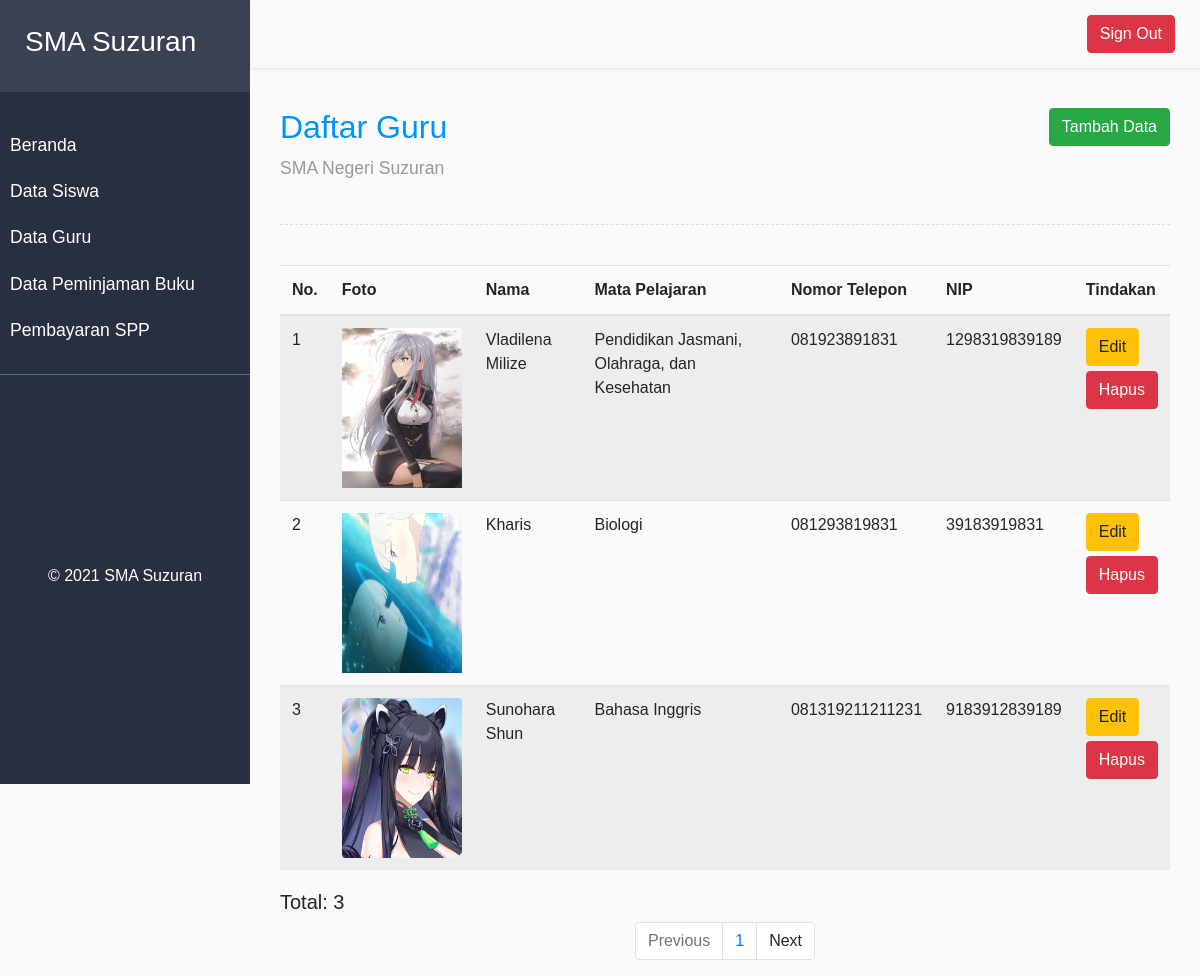
Screenshot of /list-peminjaman.php (signed in) with the database file from the repository.
### tables this page shows
CREATE TABLE `guru` (
  `id_guru` int(11) NOT NULL,
  `fotodiri` varchar(255) NOT NULL,
  `nama` varchar(255) NOT NULL,
  `mata_pelajaran` varchar(100) NOT NULL,
  `jenis_kelamin` varchar(15) NOT NULL,
  `nip` varchar(20) NOT NULL,
  `alamat` varchar(100) NOT NULL,
  `nomor_hp` varchar(15) NOT NULL
);

### list-peminjaman.php (the view, shortened to what this page needs)
<?php
    include("config.php");
?>
<!DOCTYPE html>
<html lang="en">
<head>
    <link rel="stylesheet" href="https://maxcdn.bootstrapcdn.com/bootstrap/4.0.0/css/bootstrap.min.css">
</head>
<body class="nav-md">
    <div class="wrapper">
        <nav id="sidebar">
            <div class="sidebar-header">
                <h3>SMA Suzuran</h3>
            </div>
            <ul class="list-unstyled components">
                <li class="<?php if(basename($_SERVER['SCRIPT_NAME']) == 'dashboard.php'){echo 'active'; }else { echo ''; } ?>">
                    <a href="dashboard.php">Beranda</a>
                </li>
                <li class="<?php if(basename($_SERVER['SCRIPT_NAME']) == 'list-siswa.php'){echo 'active'; }else { echo ''; } ?>">
                    <a href="list-siswa.php">Data Siswa</a>
                </li>
                <li class="<?php if(basename($_SERVER['SCRIPT_NAME']) == 'list-guru.php'){echo 'active'; }else { echo ''; } ?>">
                    <a href="list-guru.php">Data Guru</a>
                </li>
                <li class="<?php if(basename($_SERVER['SCRIPT_NAME']) == 'list-orangtua.php'){echo 'active'; }else { echo ''; } ?>">
                    <a href="list-peminjaman.php">Data Peminjaman Buku</a>
                </li>
                <li class="<?php if(basename($_SERVER['SCRIPT_NAME']) == 'list-pembayaran.php'){echo 'active'; }else { echo ''; } ?>">
                    <a href="list-pembayaran.php">Pembayaran SPP</a>
                </li>
            </ul>
            <ul class="list-unstyled CTAs">
                <h6>© 2021 SMA Suzuran</h6>
            </ul>
        </nav>
        <div id="content">
            <nav class="navbar navbar-expand-lg navbar-light bg-light">
                <div class="container-fluid">
                    <div class="collapse navbar-collapse" id="navbarSupportedContent">
                        <ul class="nav navbar-nav ml-auto">
                            <li class="nav-item active">
                                <a class="btn btn-danger text-white" href="logout.php">Sign Out</a>
                            </li>
                        </ul>
                    </div>
                </div>
            </nav>
            <div style="margin: 0 30px">
            <button class="btn btn-success" style="float: right" data-toggle="modal" data-target="#myModal">Tambah Data</button>
                <h2 style="color: #0092FF">Daftar Guru</h2>
                <p>SMA Negeri Suzuran</p>
                <div class="line"></div>
                <table class="table table-hover table-striped">
                    <thead>
                        <tr>
                            <th scope="col">No.</th>
                            <th scope="col">Foto</th>
                            <th scope="col">Nama</th>
                            <th scope="col">Mata Pelajaran</th>
                            <th scope="col">Nomor Telepon</th>
                            <th scope="col">NIP</th>
                            <th scope="col">Tindakan</th>
                        </tr>
                    </thead>
                    <tbody>
                        <?php
                            $batas = 5;
        				    $halaman = isset($_GET['halaman'])?(int)$_GET['halaman'] : 1;
		        		    $halaman_awal = ($halaman>1) ? ($halaman * $batas) - $batas : 0;
				            $next = $halaman + 1;
                            $sql = "SELECT * FROM guru";
                            $query = mysqli_query($db, $sql);
                            $jumlah_data = mysqli_num_rows($query);
                            $total_halaman = ceil($jumlah_data / $batas);
                            $sql2 = "SELECT * FROM guru LIMIT $halaman_awal, $batas";
                            $query2 = mysqli_query($db, $sql2);
                            $nomor = $halaman_awal + 1;
                            while ($guru = mysqli_fetch_array($query2)) {
                                echo "<tr>";
                                echo "<td>".$nomor++."</td>";
                                echo "<td>".($guru['fotodiri'] == null ? "" : "<img src='uploads/guru/" . $guru['fotodiri'] . "' width='120' height='160'>")."</td>";
                                echo "<td>".$guru['nama']."</td>";
                                echo "<td>".$guru['mata_pelajaran']."</td>";
                                echo "<td>".$guru['nomor_hp']."</td>";
                                echo "<td>".$guru['nip']."</td>";
                                echo "<td>";
                                echo "<button class='btn btn-warning' style='margin-bottom: 5px' onclick=window.location.href='form-edit-guru.php?id_guru=".$guru['id_guru']."'>Edit</button>";
                                echo "<br />";
                                echo "<button class='btn btn-danger' onclick=window.location.href='hapus.php?id_guru=".$guru['id_guru']."'>Hapus</button>";
                                echo "</td>";
                                echo "</tr>";
                            }
                        ?>
                    </tbody>
                </table>
                <h5 style="margin-top: 20px">Total: <?php echo mysqli_num_rows($query) ?></h5>
                <nav>
                    <ul class="pagination justify-content-center">
                        <li class="page-item disabled">
                            <a class="page-link" <?php if($halaman > 1){ echo "href='?halaman=$Previous'"; } ?> tabindex="-1">Previous</a>
                        </li>
                        <?php
                            for ($i = 1; $i <= $total_halaman; $i++){
                                ?>
                                <li <?php if ($_GET['halaman'] == $i) echo "class='page-item active'"?> ><a class="page-link" href="?halaman=<?php echo $i ?>"><?php echo $i; ?></a></li>
                                <?php
                            }
                        ?>
                        <li class="page-item">
                            <a class="page-link" <?php if($halaman < $total_halaman) { echo "href='?halaman=$next'"; } ?>>Next</a>
                        </li>
                    </ul>
                </nav>
            </div>
    </div>
    </div>
</body>
</html>

### list-peminjaman.php (style rules this page uses)
body { font-family: 'Montserrat', sans-serif; background: #FAFAFA; }
p { font-family: 'Montserrat', sans-serif; font-size: 1.1em; font-weight: 300; line-height: 1.7em; color: #999; }
a, a:hover, a:focus { color: inherit; text-decoration: none; transition: all 0.3s; }
.navbar { padding: 15px 10px; background: #FFF; border: none; border-radius: 0; margin-bottom: 40px; box-shadow: 1px 1px 3px rgba(0, 0, 0, 0.1); }
.line { width: 100%; height: 1px; border-bottom: 1px dashed #DDD; margin: 40px 0; }
.wrapper { display: flex; width: 100%; align-items: stretch; position: relative; }
#sidebar { min-width: 250px; max-width: 250px; background: #292E40; color: #FFF; transition: all 0.3s; position: fixed; }
#sidebar .sidebar-header { padding: 25px; background: #3B4152; margin-bottom: 10px; }
#sidebar ul.components { padding: 20px 0; border-bottom: 1px solid #47748B; }
#sidebar ul li a { padding: 10px; font-size: 1.1em; display: block; }
ul.CTAs { padding: 175px 0px; text-align: center; }
#content { width: 100%; padding-left: 250px; min-height: 100vh; transition: all 0.3s; }

### rows the page displays
guru: fotodiri (picture), nama "Vladilena Milize", mata_pelajaran "Pendidikan Jasmani, Olahraga, dan Kesehatan", nomor_hp "081923891831", nip "1298319839189"
guru: fotodiri (picture), nama "Kharis", mata_pelajaran "Biologi", nomor_hp "081293819831", nip "39183919831"
guru: fotodiri (picture), nama "Sunohara Shun", mata_pelajaran "Bahasa Inggris", nomor_hp "081319211211231", nip "9183912839189"

### other values shown
mysqli_num_rows($query) "3"
